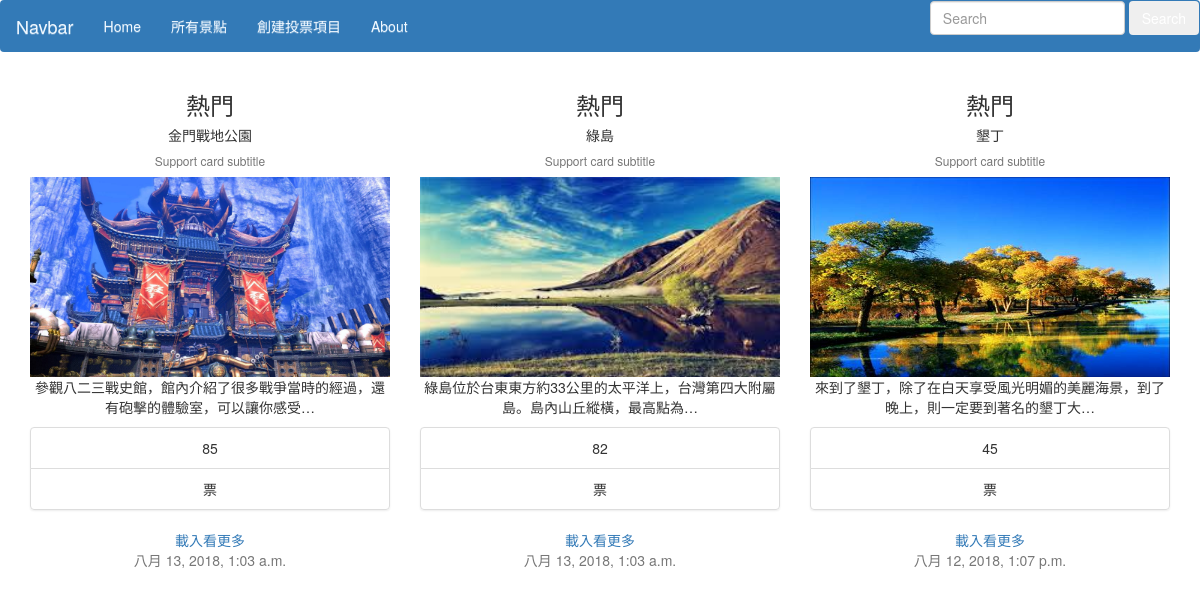
The page /mysite/ on the database its author committed.
### mysite/models.py (models this page shows, shortened)
class Post(models.Model):
    id = models.IntegerField(primary_key=True)
    title = models.CharField(max_length=200)
    body = models.TextField()
    image_url = models.CharField(max_length=200, null=True, blank=True)
    vote = models.IntegerField(default=0)
    pub_date = models.DateTimeField(default=timezone.now)
    class Meta:
        ordering = ('-vote',)

### mysite/views.py (the view)
# urls.py: path('', index),
def index(request):
    posts = Post.objects.all().order_by('-vote')[:3]
    return render(request, 'index.html', locals())

### mysite/templates/index.html (shortened to what this page needs)
{% extends "base.html" %}
{% block content %}
<div class="container" align=center>
    <div class="row">
        {% for p in posts %}
        <div class="col-sm-12 col-md-4">
            <h3 class="card-header">熱門</h3>
            <div class="card-body">
                <h5 class="card-title"> {{p.title}} </h5>
                <h6 class="card-subtitle text-muted">Support card subtitle</h6>
            </div>
            {% load static %}
            <img style="height: 200px; width: 100%; display: block;" src= '/static/{{ p.image_url }}' alt="Card image">
            <div class="card-body">
                <p class="card-text"> {{p.body | truncatechars:40}} </p>
            </div>
            <ul class="list-group list-group-flush">
                <li class="list-group-item"> {{p.vote}} </li>
                <li class="list-group-item">票</li>
            </ul>
            <div class="card-body">
                <a href="/mysite/list/{{p.id}}" class="card-link">載入看更多</a>
            </div>
            <div class="card-footer text-muted">
                {{p.pub_date}}
            </div>
        </div>
        {% endfor %}
    </div>
</div>
{% endblock %}

### rows shown on the page
Post: title "金門戰地公園", image_url (picture), body "參觀八二三戰史館，館內介紹了很多戰爭當時的經過，還有砲擊的體驗室，可以讓你感受…", vote "85", pub_date "八月 13, 2018, 1:03 a.m."
Post: title "綠島", image_url (picture), body "綠島位於台東東方約33公里的太平洋上，台灣第四大附屬島。島內山丘縱橫，最高點為…", vote "82", pub_date "八月 13, 2018, 1:03 a.m."
Post: title "墾丁", image_url (picture), body "來到了墾丁，除了在白天享受風光明媚的美麗海景，到了晚上，則一定要到著名的墾丁大…", vote "45", pub_date "八月 12, 2018, 1:07 p.m."
